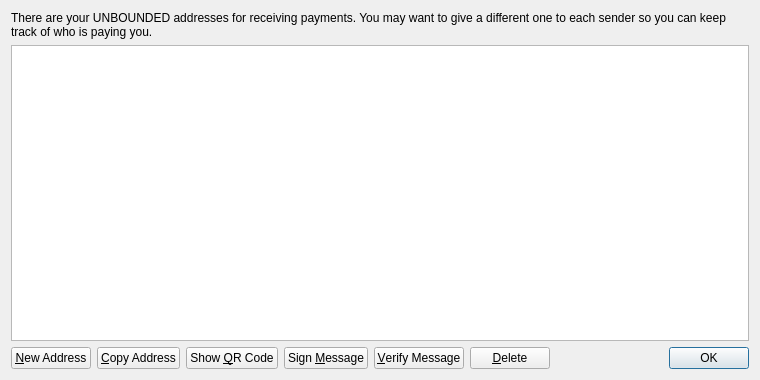
<?xml version="1.0" encoding="UTF-8"?>
<ui version="4.0">
 <class>AddressBookPage</class>
 <widget class="QWidget" name="AddressBookPage">
  <property name="geometry">
   <rect>
    <x>0</x>
    <y>0</y>
    <width>760</width>
    <height>380</height>
   </rect>
  </property>
  <property name="windowTitle">
   <string>Address Book</string>
  </property>
  <layout class="QVBoxLayout" name="verticalLayout">
   <item>
    <widget class="QLabel" name="labelExplanation">
     <property name="text">
      <string>There are your UNBOUNDED addresses for receiving payments. You may want to give a different one to each sender so you can keep track of who is paying you.</string>
     </property>
     <property name="textFormat">
      <enum>Qt::PlainText</enum>
     </property>
     <property name="wordWrap">
      <bool>true</bool>
     </property>
    </widget>
   </item>
   <item>
    <widget class="QTableView" name="tableView">
     <property name="contextMenuPolicy">
      <enum>Qt::CustomContextMenu</enum>
     </property>
     <property name="toolTip">
      <string>Double-click to edit address or label</string>
     </property>
     <property name="tabKeyNavigation">
      <bool>false</bool>
     </property>
     <property name="alternatingRowColors">
      <bool>true</bool>
     </property>
     <property name="selectionMode">
      <enum>QAbstractItemView::SingleSelection</enum>
     </property>
     <property name="selectionBehavior">
      <enum>QAbstractItemView::SelectRows</enum>
     </property>
     <property name="sortingEnabled">
      <bool>true</bool>
     </property>
     <attribute name="verticalHeaderVisible">
      <bool>false</bool>
     </attribute>
    </widget>
   </item>
   <item>
    <layout class="QHBoxLayout" name="horizontalLayout">
     <item>
      <widget class="QPushButton" name="newAddressButton">
       <property name="toolTip">
        <string>Create a new address</string>
       </property>
       <property name="text">
        <string>&amp;New Address</string>
       </property>
       <property name="icon">
        <iconset resource="../bitcoin.qrc">
         <normaloff>:/icons/add</normaloff>:/icons/add</iconset>
       </property>
      </widget>
     </item>
     <item>
      <widget class="QPushButton" name="copyToClipboard">
       <property name="toolTip">
        <string>Copy the currently selected address to the system clipboard</string>
       </property>
       <property name="text">
        <string>&amp;Copy Address</string>
       </property>
       <property name="icon">
        <iconset resource="../bitcoin.qrc">
         <normaloff>:/icons/editcopy</normaloff>:/icons/editcopy</iconset>
       </property>
      </widget>
     </item>
     <item>
      <widget class="QPushButton" name="showQRCode">
       <property name="text">
        <string>Show &amp;QR Code</string>
       </property>
       <property name="icon">
        <iconset resource="../bitcoin.qrc">
         <normaloff>:/icons/qrcode</normaloff>:/icons/qrcode</iconset>
       </property>
      </widget>
     </item>
     <item>
      <widget class="QPushButton" name="signMessage">
       <property name="toolTip">
        <string>Sign a message to prove you own a UNBOUNDED address</string>
       </property>
       <property name="text">
        <string>Sign &amp;Message</string>
       </property>
       <property name="icon">
        <iconset resource="../bitcoin.qrc">
         <normaloff>:/icons/edit</normaloff>:/icons/edit</iconset>
       </property>
      </widget>
     </item>
     <item>
      <widget class="QPushButton" name="verifyMessage">
       <property name="toolTip">
        <string>Verify a message to ensure it was signed with a specified UNBOUNDED address</string>
       </property>
       <property name="text">
        <string>&amp;Verify Message</string>
       </property>
       <property name="icon">
        <iconset resource="../bitcoin.qrc">
         <normaloff>:/icons/transaction_0</normaloff>:/icons/transaction_0</iconset>
       </property>
      </widget>
     </item>
     <item>
      <widget class="QPushButton" name="deleteButton">
       <property name="toolTip">
        <string>Delete the currently selected address from the list</string>
       </property>
       <property name="text">
        <string>&amp;Delete</string>
       </property>
       <property name="icon">
        <iconset resource="../bitcoin.qrc">
         <normaloff>:/icons/remove</normaloff>:/icons/remove</iconset>
       </property>
      </widget>
     </item>
     <item>
      <spacer name="horizontalSpacer">
       <property name="orientation">
        <enum>Qt::Horizontal</enum>
       </property>
       <property name="sizeHint" stdset="0">
        <size>
         <width>40</width>
         <height>20</height>
        </size>
       </property>
      </spacer>
     </item>
     <item>
      <widget class="QDialogButtonBox" name="buttonBox">
       <property name="sizePolicy">
        <sizepolicy hsizetype="Maximum" vsizetype="Fixed">
         <horstretch>0</horstretch>
         <verstretch>0</verstretch>
        </sizepolicy>
       </property>
       <property name="standardButtons">
        <set>QDialogButtonBox::Ok</set>
       </property>
      </widget>
     </item>
    </layout>
   </item>
  </layout>
 </widget>
 <resources>
  <include location="../bitcoin.qrc"/>
 </resources>
 <connections/>
</ui>
